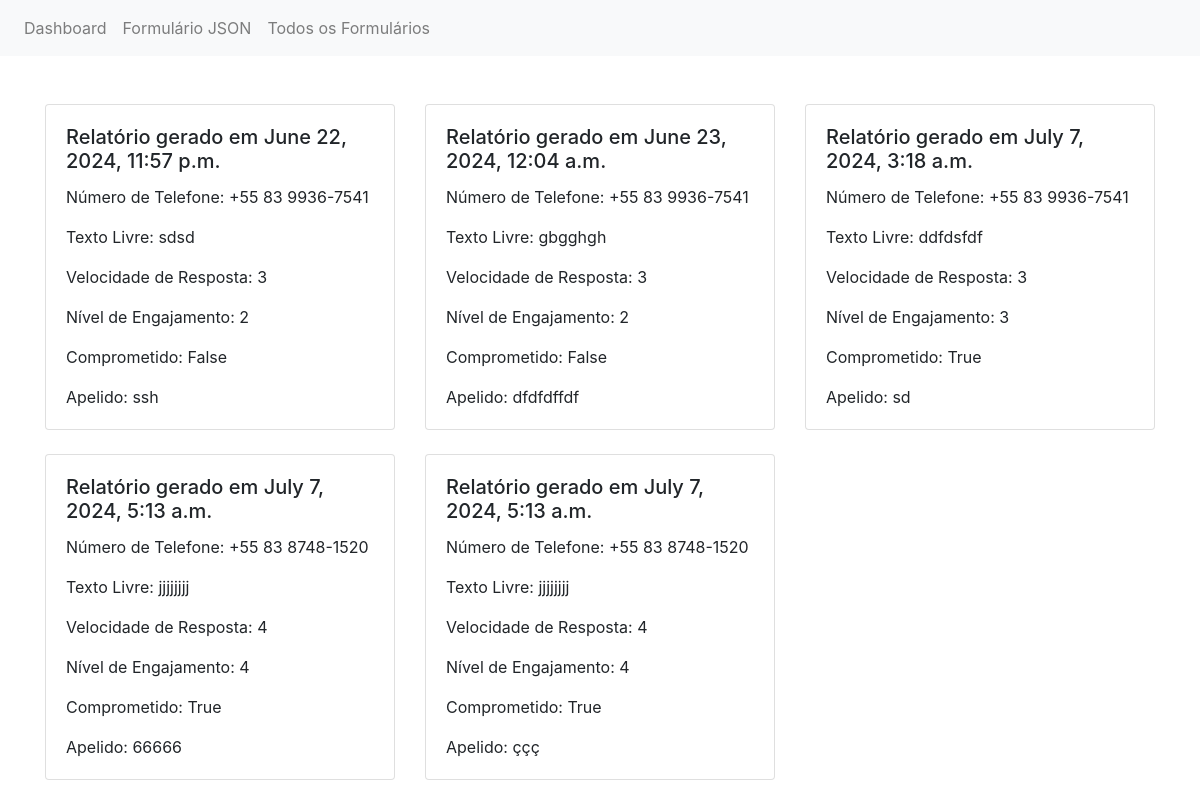
Page /todosforms/ on the earlier database version.
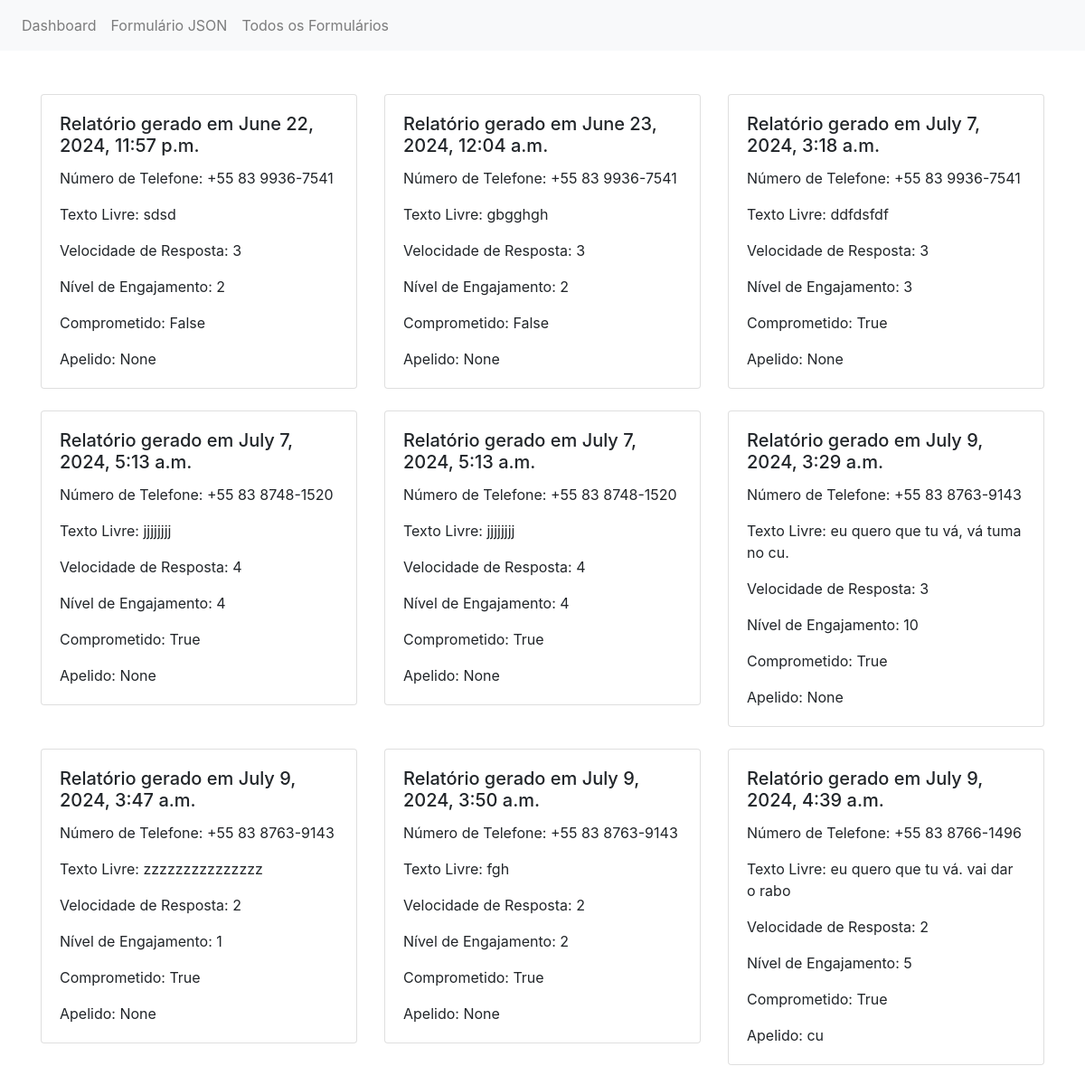
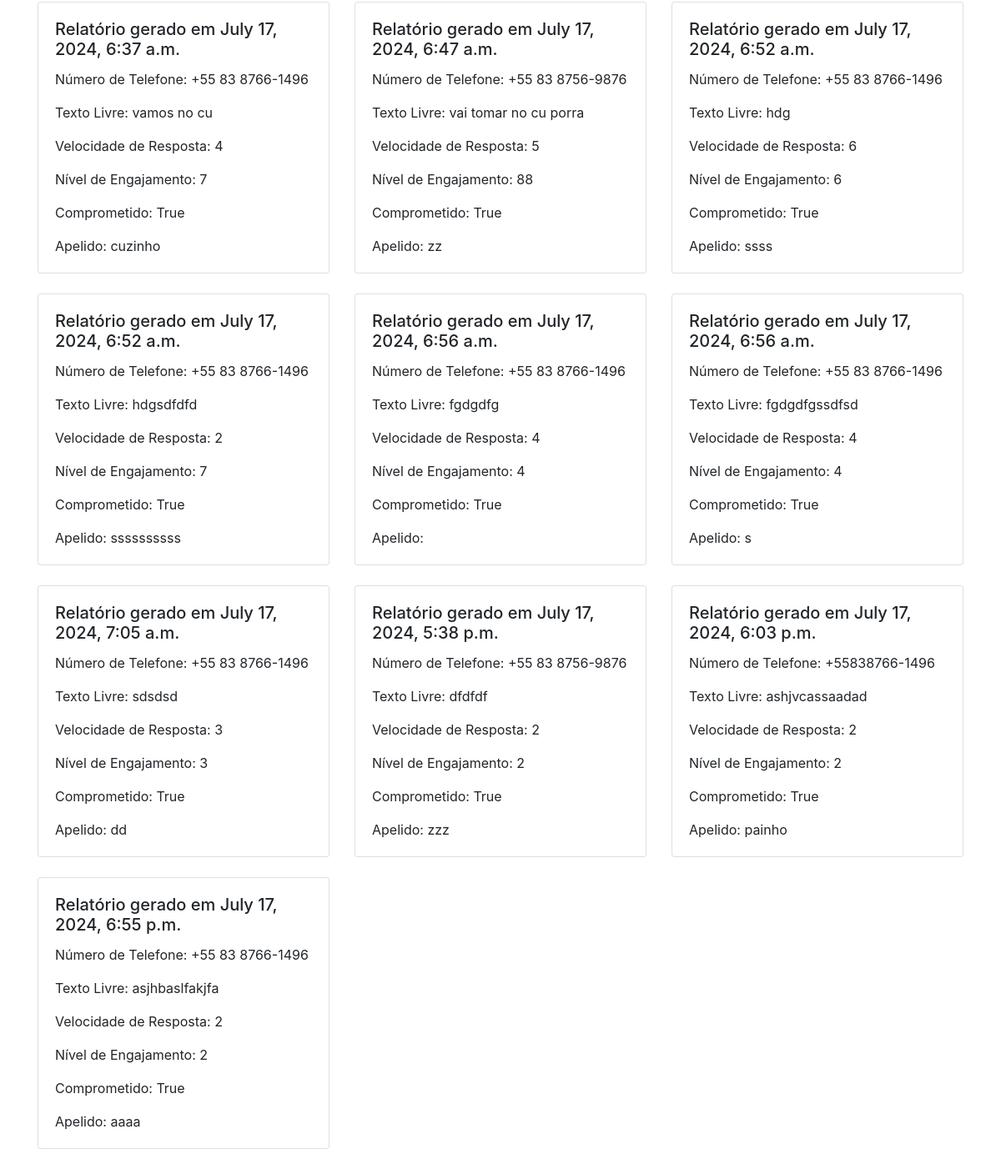
Same page on the later database version (2 pictures, top to bottom).
### mizera/models.py (models this page shows, shortened)
class Relatorio(models.Model):
    numero_telefone = models.ForeignKey(NumeroTelefone, on_delete=models.CASCADE)
    texto_livre = models.TextField()  # Área de texto para texto livre
    velocidade_resposta = models.IntegerField(default=0, validators=[MinValueValidator(0), MaxValueValidator(10)])  # Velocidade de resposta de 0 a 10
    nivel_engajamento = models.IntegerField(default=0, validators=[MinValueValidator(0), MaxValueValidator(10)])  # Nível de engajamento de 0 a 10
    comprometido = models.BooleanField()  # Campo para indicar se está comprometido ou não
    timestamp = models.DateTimeField(auto_now_add=True)  # Timestamp para registrar a data e horário de geração do relatório
    apelido = models.CharField(max_length=50, blank=True, null=True, verbose_name=_('Apelido'))

class NumeroTelefone(models.Model):
    numero = models.CharField(max_length=11, unique=True, null=True)  # Campo único para o número de telefone
    def __str__(self):
        return self.numero

### mizera/views.py (the view)
# urls.py: path('todosforms/', todosforms, name='todosforms'),
def todosforms(request):
    relatorios = Relatorio.objects.all()
    return render(request, 'todosforms.html', {'relatorios': relatorios})

### mizera/templates/todosforms.html (shortened to what this page needs)
<!DOCTYPE html>
<html lang="en">
<head>
    <link rel="stylesheet" href="https://stackpath.bootstrapcdn.com/bootstrap/4.5.0/css/bootstrap.min.css">
</head>
<body>
    <nav class="navbar navbar-expand-lg navbar-light bg-light">
        <div class="collapse navbar-collapse" id="navbarNav">
            <ul class="navbar-nav">
                <li class="nav-item">
                    <a class="nav-link" href="/dash/">Dashboard</a>
                </li>
                <li class="nav-item">
                    <a class="nav-link" href="/upload/">Formulário JSON</a>
                </li>
                <li class="nav-item">
                    <a class="nav-link" href="/todosforms/">Todos os Formulários</a>
                </li>
            </ul>
        </div>
    </nav>
    <div class="container mt-5">
        <div class="row">
            {% for relatorio in relatorios %}
            <div class="col-md-4 mb-4">
                <div class="card">
                    <div class="card-body">
                        <h5 class="card-title">Relatório gerado em {{ relatorio.timestamp }}</h5>
                        <p class="card-text">Número de Telefone: {{ relatorio.numero_telefone }}</p>
                        <p class="card-text">Texto Livre: {{ relatorio.texto_livre }}</p>
                        <p class="card-text">Velocidade de Resposta: {{ relatorio.velocidade_resposta }}</p>
                        <p class="card-text">Nível de Engajamento: {{ relatorio.nivel_engajamento }}</p>
                        <p class="card-text">Comprometido: {{ relatorio.comprometido }}</p>
                        <p class="card-text">Apelido: {{ relatorio.apelido }}</p>
                    </div>
                </div>
            </div>
            {% endfor %}
        </div>
    </div>
</body>
</html>

Differences in the rows shown:
changed Relatorio "June 22, 2024, 11:57 p.m.": apelido "ssh" → "None"
changed Relatorio "June 23, 2024, 12:04 a.m.": apelido "dfdfdffdf" → "None"
changed Relatorio "July 7, 2024, 3:18 a.m.": apelido "sd" → "None"
changed Relatorio (number 4 of 19 on the later page): apelido "66666" → "None"
changed Relatorio (number 5 of 19 on the later page): apelido "ççç" → "None"
added Relatorio: timestamp "July 9, 2024, 3:29 a.m.", numero_telefone "+55 83 8763-9143", texto_livre "eu quero que tu vá, vá tuma no cu.", velocidade_resposta "3", nivel_engajamento "10", comprometido "True", apelido "None"
added Relatorio: timestamp "July 9, 2024, 3:47 a.m.", numero_telefone "+55 83 8763-9143", texto_livre "zzzzzzzzzzzzzzz", velocidade_resposta "2", nivel_engajamento "1", comprometido "True", apelido "None"
added Relatorio: timestamp "July 9, 2024, 3:50 a.m.", numero_telefone "+55 83 8763-9143", texto_livre "fgh", velocidade_resposta "2", nivel_engajamento "2", comprometido "True", apelido "None"
added Relatorio: timestamp "July 9, 2024, 4:39 a.m.", numero_telefone "+55 83 8766-1496", texto_livre "eu quero que tu vá. vai dar o rabo", velocidade_resposta "2", nivel_engajamento "5", comprometido "True", apelido "cu"
added Relatorio: timestamp "July 17, 2024, 6:37 a.m.", numero_telefone "+55 83 8766-1496", texto_livre "vamos no cu", velocidade_resposta "4", nivel_engajamento "7", comprometido "True", apelido "cuzinho"
added Relatorio: timestamp "July 17, 2024, 6:47 a.m.", numero_telefone "+55 83 8756-9876", texto_livre "vai tomar no cu porra", velocidade_resposta "5", nivel_engajamento "88", comprometido "True", apelido "zz"
added Relatorio: timestamp "July 17, 2024, 6:52 a.m.", numero_telefone "+55 83 8766-1496", texto_livre "hdg", velocidade_resposta "6", nivel_engajamento "6", comprometido "True", apelido "ssss"
added Relatorio: timestamp "July 17, 2024, 6:52 a.m.", numero_telefone "+55 83 8766-1496", texto_livre "hdgsdfdfd", velocidade_resposta "2", nivel_engajamento "7", comprometido "True", apelido "ssssssssss"
added Relatorio: timestamp "July 17, 2024, 6:56 a.m.", numero_telefone "+55 83 8766-1496", texto_livre "fgdgdfg", velocidade_resposta "4", nivel_engajamento "4", comprometido "True"
added Relatorio: timestamp "July 17, 2024, 6:56 a.m.", numero_telefone "+55 83 8766-1496", texto_livre "fgdgdfgssdfsd", velocidade_resposta "4", nivel_engajamento "4", comprometido "True", apelido "s"
added Relatorio: timestamp "July 17, 2024, 7:05 a.m.", numero_telefone "+55 83 8766-1496", texto_livre "sdsdsd", velocidade_resposta "3", nivel_engajamento "3", comprometido "True", apelido "dd"
added Relatorio: timestamp "July 17, 2024, 5:38 p.m.", numero_telefone "+55 83 8756-9876", texto_livre "dfdfdf", velocidade_resposta "2", nivel_engajamento "2", comprometido "True", apelido "zzz"
added Relatorio: timestamp "July 17, 2024, 6:03 p.m.", numero_telefone "+55838766-1496", texto_livre "ashjvcassaadad", velocidade_resposta "2", nivel_engajamento "2", comprometido "True", apelido "painho"
added Relatorio: timestamp "July 17, 2024, 6:55 p.m.", numero_telefone "+55 83 8766-1496", texto_livre "asjhbaslfakjfa", velocidade_resposta "2", nivel_engajamento "2", comprometido "True", apelido "aaaa"
